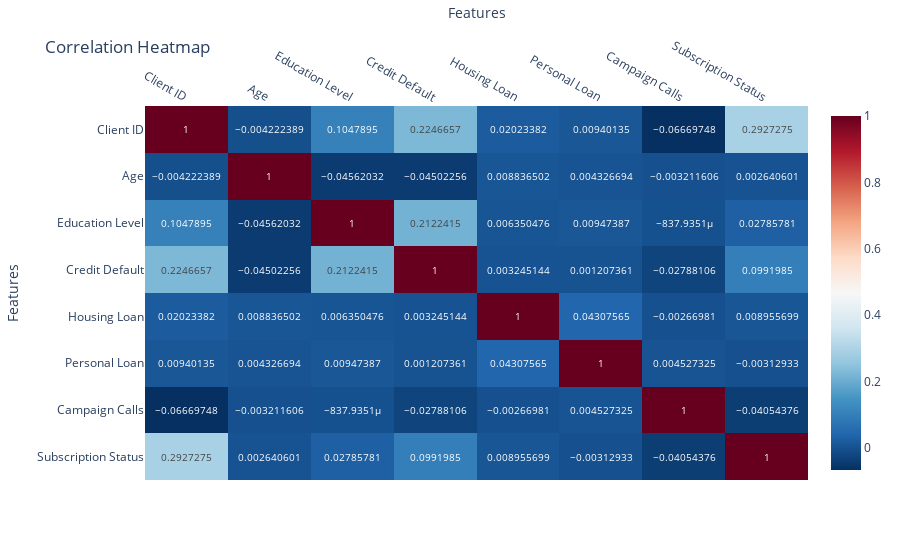

Notebook cell for this chart:
### Code cell
# Compute correlations and store in variable 'corr_df'
corr_df = df.corr(numeric_only=True)

# Plot heatmap
fig = px.imshow(corr_df, text_auto=True, color_continuous_scale='RdBu_r', aspect="auto")
fig.update_layout(title="Correlation Heatmap", xaxis_title="Features", yaxis_title="Features")
fig.update_xaxes(side="top")
fig.show()

# There seems to be a correlation between 'Subscription Status' and 'Client ID'

### Figure 1 — Plotly figure (JSON) as saved in the notebook; plotly's stock layout.template omitted (floating-point values rounded to 4 significant figures)
{"data": [{"coloraxis": "coloraxis", "hovertemplate": "x: %{x}<br>y: %{y}<br>color: %{z}<extra></extra>", "name": "0", "texttemplate": "%{z}", "type": "heatmap", "x": ["Client ID", "Age", "Education Level", "Credit Default", "Housing Loan", "Personal Loan", "Campaign Calls", "Subscription Status"], "xaxis": "x", "y": ["Client ID", "Age", "Education Level", "Credit Default", "Housing Loan", "Personal Loan", "Campaign Calls", "Subscription Status"], "yaxis": "y", "z": [[1, -0.004222, 0.1048, 0.2247, 0.02023, 0.009401, -0.0667, 0.2927], [-0.004222, 1, -0.04562, -0.04502, 0.008837, 0.004327, -0.003212, 0.002641], [0.1048, -0.04562, 1, 0.2122, 0.00635, 0.009474, -0.0008379, 0.02786], [0.2247, -0.04502, 0.2122, 1, 0.003245, 0.001207, -0.02788, 0.0992], [0.02023, 0.008837, 0.00635, 0.003245, 1, 0.04308, -0.00267, 0.008956], [0.009401, 0.004327, 0.009474, 0.001207, 0.04308, 1, 0.004527, -0.003129], [-0.0667, -0.003212, -0.0008379, -0.02788, -0.00267, 0.004527, 1, -0.04054], [0.2927, 0.002641, 0.02786, 0.0992, 0.008956, -0.003129, -0.04054, 1]]}], "layout": {"coloraxis": {"colorscale": [[0, "rgb(5,48,97)"], [0.1, "rgb(33,102,172)"], [0.2, "rgb(67,147,195)"], [0.3, "rgb(146,197,222)"], [0.4, "rgb(209,229,240)"], [0.5, "rgb(247,247,247)"], [0.6, "rgb(253,219,199)"], [0.7, "rgb(244,165,130)"], [0.8, "rgb(214,96,77)"], [0.9, "rgb(178,24,43)"], [1, "rgb(103,0,31)"]]}, "margin": {"t": 60}, "title": {"text": "Correlation Heatmap"}, "xaxis": {"anchor": "y", "domain": [0, 1], "side": "top", "title": {"text": "Features"}}, "yaxis": {"anchor": "x", "autorange": "reversed", "domain": [0, 1], "title": {"text": "Features"}}}}
